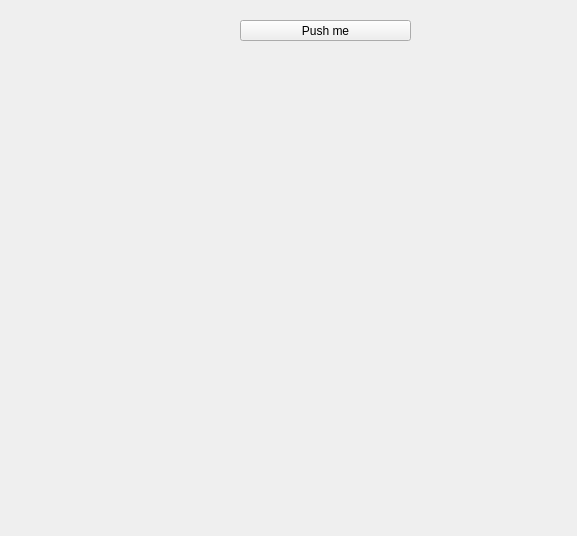
<?xml version="1.0" encoding="UTF-8"?>
<ui version="4.0">
 <class>Form</class>
 <widget class="QWidget" name="Form">
  <property name="geometry">
   <rect>
    <x>0</x>
    <y>0</y>
    <width>577</width>
    <height>536</height>
   </rect>
  </property>
  <property name="windowTitle">
   <string>Form</string>
  </property>
  <widget class="QPushButton" name="pushButton">
   <property name="geometry">
    <rect>
     <x>240</x>
     <y>20</y>
     <width>171</width>
     <height>21</height>
    </rect>
   </property>
   <property name="text">
    <string>Push me</string>
   </property>
  </widget>
 </widget>
 <resources/>
 <connections/>
</ui>
